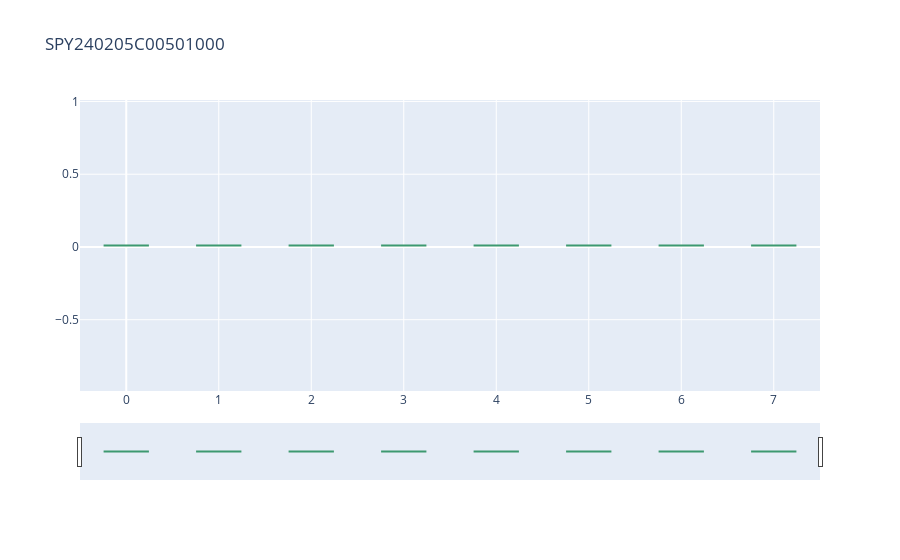
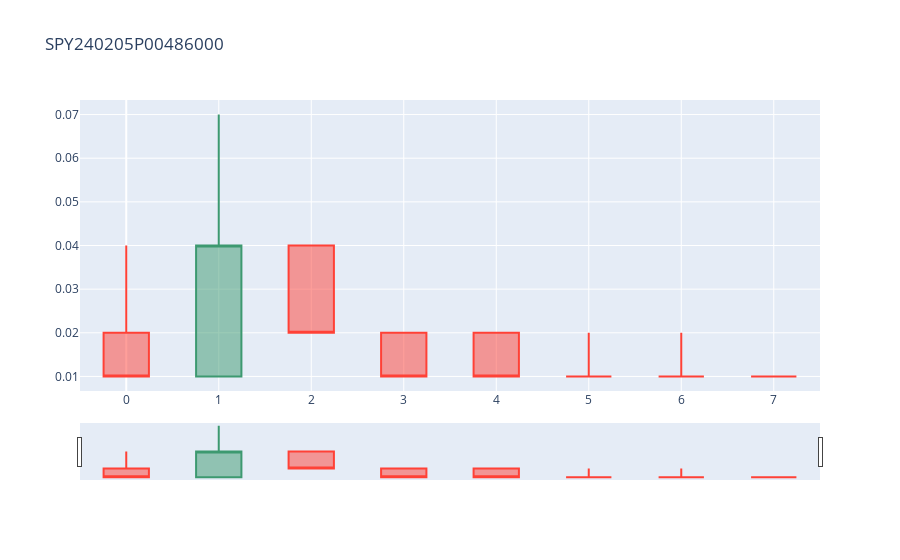
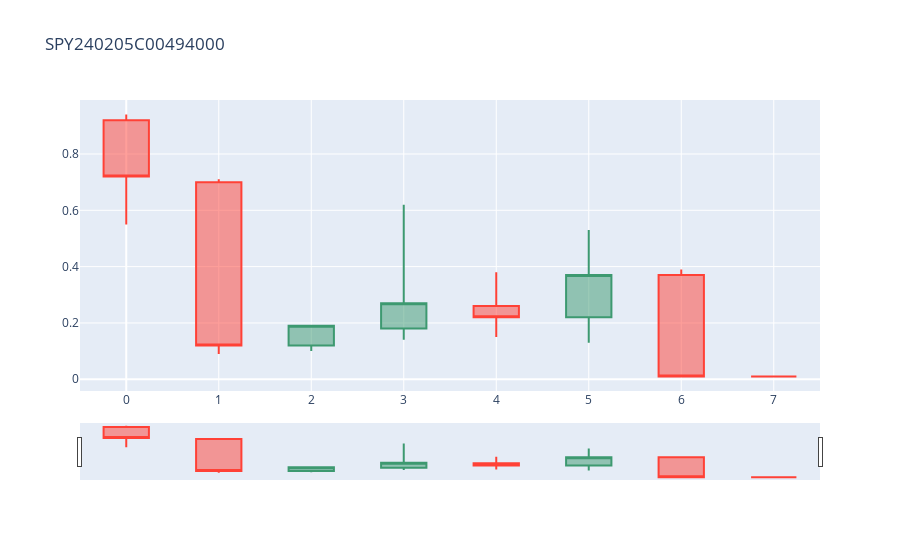
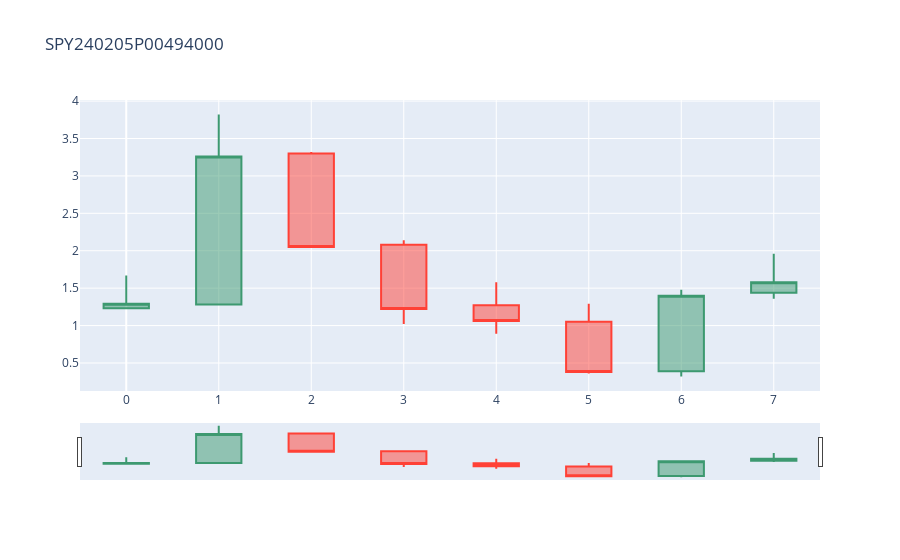

The notebook cell these images were saved under, in order:
### Code cell
for ticker in tickers:
    _ = plot_candles_OHLC(full_day_opts_nomissing_df.loc[full_day_opts_nomissing_df.index.get_level_values("symbol") == ticker, ["open", "high", "low", "close"]].values, ticker)

### Figure 1 — Plotly figure (JSON) as saved in the notebook; plotly's stock layout.template omitted (floating-point values rounded to 4 significant figures)
{"data": [{"close": [0.01, 0.01, 0.01, 0.01, 0.01, 0.01, 0.01, 0.01], "high": [0.01, 0.01, 0.01, 0.01, 0.01, 0.01, 0.01, 0.01], "low": [0.01, 0.01, 0.01, 0.01, 0.01, 0.01, 0.01, 0.01], "open": [0.01, 0.01, 0.01, 0.01, 0.01, 0.01, 0.01, 0.01], "type": "candlestick", "x": [0, 1, 2, 3, 4, 5, 6, 7]}], "layout": {"title": {"text": "SPY240205C00501000"}}}

### Figure 2 — Plotly figure (JSON) as saved in the notebook; plotly's stock layout.template omitted (floating-point values rounded to 4 significant figures)
{"data": [{"close": [0.01, 0.04, 0.02, 0.01, 0.01, 0.01, 0.01, 0.01], "high": [0.04, 0.07, 0.04, 0.02, 0.02, 0.02, 0.02, 0.01], "low": [0.01, 0.01, 0.02, 0.01, 0.01, 0.01, 0.01, 0.01], "open": [0.02, 0.01, 0.04, 0.02, 0.02, 0.01, 0.01, 0.01], "type": "candlestick", "x": [0, 1, 2, 3, 4, 5, 6, 7]}], "layout": {"title": {"text": "SPY240205P00486000"}}}

### Figure 3 — Plotly figure (JSON) as saved in the notebook; plotly's stock layout.template omitted (floating-point values rounded to 4 significant figures)
{"data": [{"close": [0.72, 0.12, 0.19, 0.27, 0.22, 0.37, 0.01, 0.01], "high": [0.94, 0.71, 0.19, 0.62, 0.38, 0.53, 0.39, 0.01], "low": [0.55, 0.09, 0.1, 0.14, 0.15, 0.13, 0.01, 0.01], "open": [0.92, 0.7, 0.12, 0.18, 0.26, 0.22, 0.37, 0.01], "type": "candlestick", "x": [0, 1, 2, 3, 4, 5, 6, 7]}], "layout": {"title": {"text": "SPY240205C00494000"}}}

### Figure 4 — Plotly figure (JSON) as saved in the notebook; plotly's stock layout.template omitted (floating-point values rounded to 4 significant figures)
{"data": [{"close": [1.29, 3.26, 2.05, 1.22, 1.06, 0.38, 1.4, 1.58], "high": [1.67, 3.82, 3.32, 2.14, 1.58, 1.29, 1.48, 1.96], "low": [1.22, 1.28, 2.05, 1.02, 0.89, 0.36, 0.32, 1.36], "open": [1.23, 1.28, 3.3, 2.08, 1.27, 1.05, 0.39, 1.44], "type": "candlestick", "x": [0, 1, 2, 3, 4, 5, 6, 7]}], "layout": {"title": {"text": "SPY240205P00494000"}}}
